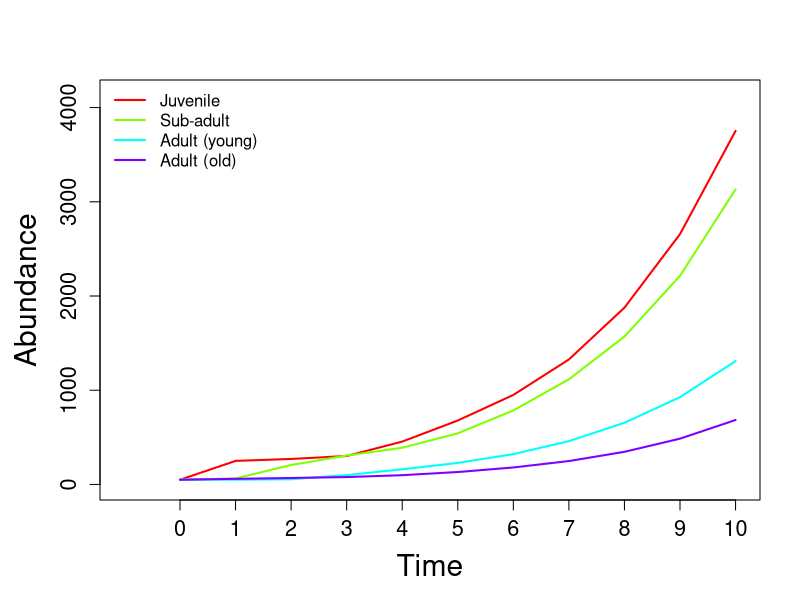

The R script that drew this image:
##### Create transition matrix ----------------------------------------------------------------------------

# Function that creates a transition matrix given number and names of stages
A.create <- function(values, stage.names = NULL){
  
  # Let values be a vector of numerics representing the values of the transition matrix 
  # (from left to right and top to bottom)

  # Let stage.names be a vector of characters representing the names of stages or classes
  
  # Create matrix
  A <- matrix(data = values, nrow = sqrt(length(values)), byrow = TRUE)
  
  # Use stage/class names for rows and columns
  colnames(A) <- c(stage.names)
  rownames(A) <- c(stage.names)
  
  # Return the transition matrix
  return(A)}





##### Initial population size -----------------------------------------------------------------------------

# Function that creates a column vector of initial counts
A0.create <- function(values, stage.names = NULL){
  
  # Let values be a vector of numerics representing the values of the transition matrix 
  # (from left to right and top to bottom)
  
  # Let stage.names be a vector of characters representing the names of stages or classes
  
  # Create matrix
  A0 <- matrix(data = values, ncol = 1)
  
  # Use stage/class names for rows and columns
  rownames(A0) <- rownames(A)
  colnames(A0) <- "Abundance"
  
  # Return the transition matrix
  return(A0)}





##### Project population ----------------------------------------------------------------------------------

# Function to project population
pop.project <- function(steps, A, A0, output.raw = FALSE, output.integer = FALSE,
                        graph = "none"){
  
  # steps: number of time steps to project over
  # A: transition matrix with dimensions n x n
  # A0: initial abundance matrix with dimensions n x 1
  # output.raw: should raw outputs instead of a summary be given for each time step?
  # output.integer: should abundances be rounded to the nearest whole number?
  # graph: "abundance" for population counts, "proportions" for proportional abundance
  
  # Create empty matrix of counts
  counts <- matrix(0, nrow = 4, ncol = steps + 1)
  
  # Rename rows and columns
  rownames(counts) <- rownames(A0)
  colnames(counts) <- seq(0, steps)
  
  # Set first column as initial population
  counts[, 1] <- A0
  
  # Populate matrix of counts by calculating projecting population for each time step
  for(i in 2:(steps + 1)){
    counts[, i] <-  A %*% counts[, i - 1]}
  
  # Same as above, but calculates proportional abundance instead of absolute abundance
  counts.prop <- counts
  for(i in 0:(steps + 1)){
    for(j in 1:nrow(counts)){
      counts.prop[j, i] <- counts[j, i]/sum(counts[, i])}}
  
  # Calculate stable age distribution (when steps -> Inf)
  stable.prop <- Re(eigen(A)$vectors[, 1])/sum(Re(eigen(A)$vectors[, 1]))
  
  # Calculate discrete growth rate lambda for all time steps
  counts.lambda <- c()
  for(i in 0:steps){
    counts.lambda.val <- sum(counts[, i + 1])/sum(counts[, i])
    counts.lambda <- append(counts.lambda, counts.lambda.val)}
  
  # Growth rate at stable age distribution
  stable.lambda <- Re(eigen(A)$values[1])
  
  # Plot absolute abundances
  if(graph == "abundance"){
    par(mar = c(5, 5, 4, 2))
    plot(0, 0, pch = "", ylim = c(0, 1.1*max(counts)), xlim = c(0, steps + 1), 
         xlab = "Time",  ylab = "Abundance", xaxt = "n", cex.lab = 1.8, cex.axis = 1.3)
    for(i in 1:nrow(counts)){
      points(counts[i, ], col = rainbow(nrow(counts))[i], type = "l", lwd = 2)}
    axis(1, at = seq(1, steps + 1), labels = seq(0, steps), cex.axis = 1.3)
    legend("topleft", col = rainbow(nrow(counts)), lwd = rep(2, nrow(counts)), 
           legend = if(is.null(rownames(counts))){1:nrow(counts)} else {rownames(counts)}, 
           bty = "n")}
  
  # Plot relative abundances
  if(graph == "proportions"){
    par(mar = c(5, 5, 4, 2))
    plot(0, 0, pch = "", ylim = c(0, 1), xlim = c(0, steps + 1), 
         xlab = "Time",  ylab = "Proportional Abundance", xaxt = "n", cex.lab = 1.8, cex.axis = 1.3)
    for(i in 1:nrow(counts)){
      points(counts.prop[i, ], col = rainbow(nrow(counts.prop))[i], type = "l", lwd = 2)}
    axis(1, at = seq(1, steps + 1), labels = seq(0, steps), cex.axis = 1.3)
    legend("topleft", col = rainbow(nrow(counts.prop)), lwd = rep(2, nrow(counts.prop)), 
           legend = if(is.null(rownames(counts.prop))){1:nrow(counts.prop)} else {rownames(counts.prop)}, 
           bty = "n")}
  
  # Compile final and stable-state outputs
  out <- list(FinalAbundance = if(output.integer == FALSE){
                                 counts[, ncol(counts)]} else {round(counts[, ncol(counts)], 0)},
              FinalPropAbundance = round(counts.prop[, ncol(counts.prop)], 4),
              StablePropAbundance = round(stable.prop, 4),
              FinalLambda = round(counts.lambda[length(counts.lambda)], 4),
              StableLambda = round(stable.lambda, 4))
  
  # Compile raw outputs
  out.raw <- list(Abundance = if(output.integer == FALSE){counts} else {round(counts, 0)},
                  PropAbundance = round(counts.prop, 4),
                  Lambda = round(counts.lambda, 4))
  
  # Output values to console
  if(output.raw == FALSE){
    return(out)} else {return(out.raw)}}





##### Example run -----------------------------------------------------------------------------------------

# Create transition matrix with stage names
A <- A.create(c(0,    0,    3,    2,
                0.67, 0.61, 0,    0,
                0,    0.29, 0.72, 0,
                0,    0,    0.24, 0.95),
              stage.names = c("Juvenile", "Sub-adult", "Adult (young)", "Adult (old)"))

# Create matrix of initial abundances
A0 <- A0.create(c(50, 50, 50, 50),
                stage.names = c("Juvenile", "Sub-adult", "Adult (young)", "Adult (old)"))

# Run population projection
pop.project(steps = 10, A = A, A0 = A0, graph = "abundance",
            output.raw = FALSE, output.integer = TRUE)

